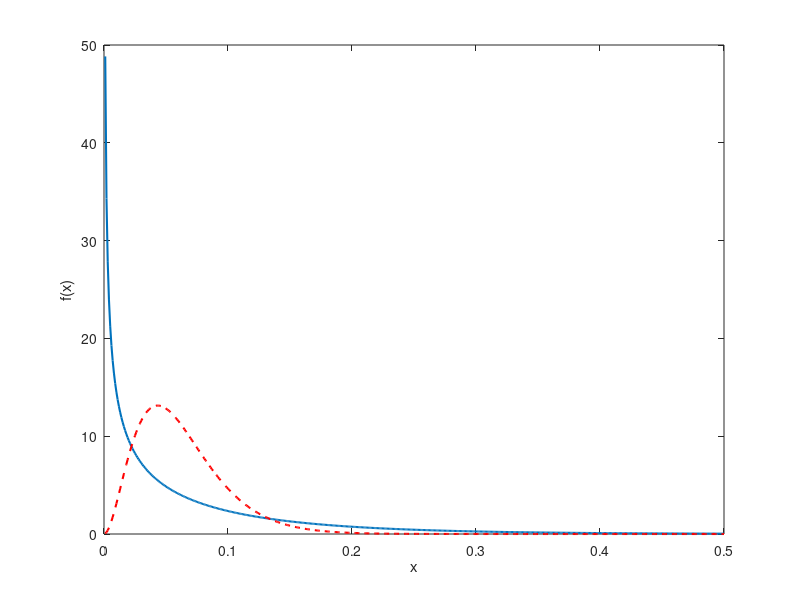
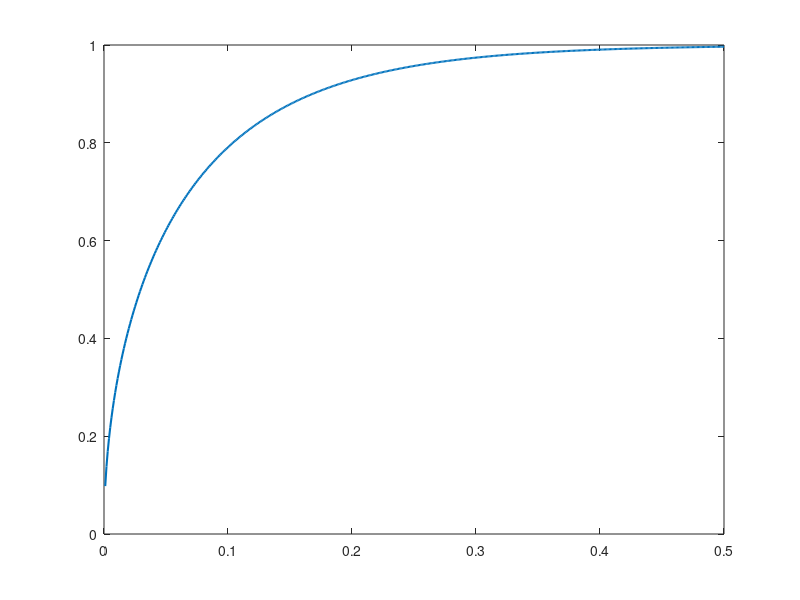

Here is the MATLAB script that generated these plots, in order: (Note: this script raises an error after producing the figures.)
function CIR_Distribution
close all; clc

% Global parameters

s  =  0;
t  =  5;
x  =  0.001:0.001:0.5;

% Feller condition

q_Fcond =@(kappa,v_bar,gamma) 2*kappa*v_bar/gamma^2-1;

% Feller condition satsfied

gamma = 0.316;
kappa = 0.5;
v_s   = 0.2;
v_bar = 0.05;

[f_X,F_X]=  CIR_PDF_CDF(x,gamma,kappa,t,s,v_bar,v_s);
q_F1 = q_Fcond(kappa,v_bar,gamma);

figure(1)
plot(x,f_X,'linewidth',1.5)
figure(2)
plot(x,F_X,'linewidth',1.5)

%% Feller condition not satisfied

gamma    = 0.129;
kappa    = 0.5;
v_s      = 0.2;
v_bar    = 0.05;
[f_X,F_X]=  CIR_PDF_CDF(x,gamma,kappa,t,s,v_bar,v_s);
q_F2 = q_Fcond(kappa,v_bar,gamma);

figure(1)
hold on;plot(x,f_X,'--r','linewidth',1.5)
xlabel('x');ylabel('f(x)');legend(strcat('q_F=',num2str(round(q_F1,2))),strcat('q_F=',num2str(round(q_F2,2))))
title('Density for the CIR process')
axis([0,0.5,0,15])
grid on
figure(2)
hold on;plot(x,F_X,'--r','linewidth',1.5)
xlabel('x');ylabel('F(x)');legend(strcat('q_F=',num2str(round(q_F1,2))),strcat('q_F=',num2str(round(q_F2,2))))
title('Cumulative distribution function for the CIR process')
grid on

function [f_X,F_X]=  CIR_PDF_CDF(x,gamma,kappa,t,s,v_bar,v_s)
c_s_t      = gamma^2/(4*kappa)*(1-exp(-kappa*(t-s)));
d          = 4*kappa*v_bar/gamma^2;
lambda_s_t = 4*kappa*exp(-kappa*(t-s))/(gamma^2*(1-exp(-kappa*(t-s))))*v_s;
f_X = 1/c_s_t*ncx2pdf(x/c_s_t,d,lambda_s_t);
F_X = ncx2cdf(x/c_s_t,d,lambda_s_t);
